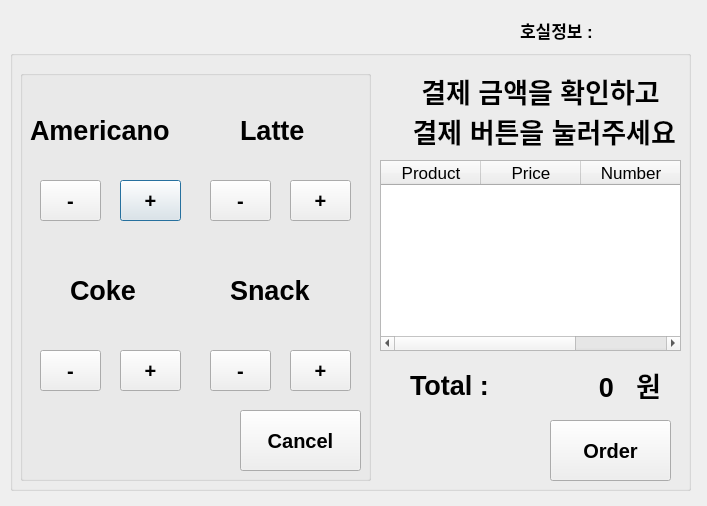
<?xml version="1.0" encoding="UTF-8"?>
<ui version="4.0">
 <class>Dialog</class>
 <widget class="QDialog" name="Dialog">
  <property name="geometry">
   <rect>
    <x>0</x>
    <y>0</y>
    <width>707</width>
    <height>506</height>
   </rect>
  </property>
  <property name="font">
   <font>
    <pointsize>13</pointsize>
   </font>
  </property>
  <property name="windowTitle">
   <string>Dialog</string>
  </property>
  <widget class="QGroupBox" name="orderGroup">
   <property name="geometry">
    <rect>
     <x>10</x>
     <y>50</y>
     <width>681</width>
     <height>441</height>
    </rect>
   </property>
   <property name="title">
    <string/>
   </property>
   <widget class="QLabel" name="totalPrice">
    <property name="geometry">
     <rect>
      <x>483</x>
      <y>312</y>
      <width>121</width>
      <height>50</height>
     </rect>
    </property>
    <property name="font">
     <font>
      <pointsize>20</pointsize>
      <weight>75</weight>
      <bold>true</bold>
     </font>
    </property>
    <property name="text">
     <string>0</string>
    </property>
    <property name="alignment">
     <set>Qt::AlignRight|Qt::AlignTrailing|Qt::AlignVCenter</set>
    </property>
   </widget>
   <widget class="QLabel" name="label_3">
    <property name="geometry">
     <rect>
      <x>400</x>
      <y>315</y>
      <width>91</width>
      <height>41</height>
     </rect>
    </property>
    <property name="font">
     <font>
      <pointsize>20</pointsize>
      <weight>75</weight>
      <bold>true</bold>
     </font>
    </property>
    <property name="text">
     <string>Total :</string>
    </property>
   </widget>
   <widget class="QLabel" name="wonLabel">
    <property name="geometry">
     <rect>
      <x>530</x>
      <y>310</y>
      <width>121</width>
      <height>50</height>
     </rect>
    </property>
    <property name="font">
     <font>
      <pointsize>20</pointsize>
      <weight>75</weight>
      <bold>true</bold>
     </font>
    </property>
    <property name="text">
     <string>원</string>
    </property>
    <property name="alignment">
     <set>Qt::AlignRight|Qt::AlignTrailing|Qt::AlignVCenter</set>
    </property>
   </widget>
   <widget class="QGroupBox" name="menuGroup">
    <property name="geometry">
     <rect>
      <x>10</x>
      <y>20</y>
      <width>351</width>
      <height>411</height>
     </rect>
    </property>
    <property name="title">
     <string/>
    </property>
    <widget class="QPushButton" name="addAmericanoBtn">
     <property name="geometry">
      <rect>
       <x>100</x>
       <y>110</y>
       <width>61</width>
       <height>41</height>
      </rect>
     </property>
     <property name="font">
      <font>
       <pointsize>15</pointsize>
       <weight>75</weight>
       <bold>true</bold>
      </font>
     </property>
     <property name="styleSheet">
      <string notr="true"/>
     </property>
     <property name="text">
      <string>+</string>
     </property>
     <property name="default">
      <bool>false</bool>
     </property>
    </widget>
    <widget class="QLabel" name="label_4">
     <property name="geometry">
      <rect>
       <x>10</x>
       <y>40</y>
       <width>171</width>
       <height>41</height>
      </rect>
     </property>
     <property name="font">
      <font>
       <pointsize>20</pointsize>
       <weight>75</weight>
       <bold>true</bold>
      </font>
     </property>
     <property name="text">
      <string>Americano</string>
     </property>
    </widget>
    <widget class="QPushButton" name="addCokeBtn">
     <property name="geometry">
      <rect>
       <x>100</x>
       <y>280</y>
       <width>61</width>
       <height>41</height>
      </rect>
     </property>
     <property name="font">
      <font>
       <pointsize>15</pointsize>
       <weight>75</weight>
       <bold>true</bold>
      </font>
     </property>
     <property name="styleSheet">
      <string notr="true"/>
     </property>
     <property name="text">
      <string>+</string>
     </property>
     <property name="default">
      <bool>false</bool>
     </property>
    </widget>
    <widget class="QPushButton" name="addSnackBtn">
     <property name="geometry">
      <rect>
       <x>270</x>
       <y>280</y>
       <width>61</width>
       <height>41</height>
      </rect>
     </property>
     <property name="font">
      <font>
       <pointsize>15</pointsize>
       <weight>75</weight>
       <bold>true</bold>
      </font>
     </property>
     <property name="styleSheet">
      <string notr="true"/>
     </property>
     <property name="text">
      <string>+</string>
     </property>
     <property name="default">
      <bool>false</bool>
     </property>
    </widget>
    <widget class="QPushButton" name="addLatteBtn">
     <property name="geometry">
      <rect>
       <x>270</x>
       <y>110</y>
       <width>61</width>
       <height>41</height>
      </rect>
     </property>
     <property name="font">
      <font>
       <pointsize>15</pointsize>
       <weight>75</weight>
       <bold>true</bold>
      </font>
     </property>
     <property name="styleSheet">
      <string notr="true"/>
     </property>
     <property name="text">
      <string>+</string>
     </property>
     <property name="default">
      <bool>false</bool>
     </property>
    </widget>
    <widget class="QPushButton" name="subAmericanoBtn">
     <property name="geometry">
      <rect>
       <x>20</x>
       <y>110</y>
       <width>61</width>
       <height>41</height>
      </rect>
     </property>
     <property name="font">
      <font>
       <pointsize>15</pointsize>
       <weight>75</weight>
       <bold>true</bold>
      </font>
     </property>
     <property name="styleSheet">
      <string notr="true"/>
     </property>
     <property name="text">
      <string>-</string>
     </property>
     <property name="autoDefault">
      <bool>true</bool>
     </property>
     <property name="default">
      <bool>false</bool>
     </property>
    </widget>
    <widget class="QPushButton" name="subCokeBtn">
     <property name="geometry">
      <rect>
       <x>20</x>
       <y>280</y>
       <width>61</width>
       <height>41</height>
      </rect>
     </property>
     <property name="font">
      <font>
       <pointsize>15</pointsize>
       <weight>75</weight>
       <bold>true</bold>
      </font>
     </property>
     <property name="styleSheet">
      <string notr="true"/>
     </property>
     <property name="text">
      <string>-</string>
     </property>
     <property name="default">
      <bool>false</bool>
     </property>
    </widget>
    <widget class="QPushButton" name="subSnackBtn">
     <property name="geometry">
      <rect>
       <x>190</x>
       <y>280</y>
       <width>61</width>
       <height>41</height>
      </rect>
     </property>
     <property name="font">
      <font>
       <pointsize>15</pointsize>
       <weight>75</weight>
       <bold>true</bold>
      </font>
     </property>
     <property name="styleSheet">
      <string notr="true"/>
     </property>
     <property name="text">
      <string>-</string>
     </property>
     <property name="default">
      <bool>false</bool>
     </property>
    </widget>
    <widget class="QPushButton" name="subLatteBtn">
     <property name="geometry">
      <rect>
       <x>190</x>
       <y>110</y>
       <width>61</width>
       <height>41</height>
      </rect>
     </property>
     <property name="font">
      <font>
       <pointsize>15</pointsize>
       <weight>75</weight>
       <bold>true</bold>
      </font>
     </property>
     <property name="styleSheet">
      <string notr="true"/>
     </property>
     <property name="text">
      <string>-</string>
     </property>
     <property name="default">
      <bool>false</bool>
     </property>
    </widget>
    <widget class="QLabel" name="label_5">
     <property name="geometry">
      <rect>
       <x>210</x>
       <y>200</y>
       <width>91</width>
       <height>41</height>
      </rect>
     </property>
     <property name="font">
      <font>
       <pointsize>20</pointsize>
       <weight>75</weight>
       <bold>true</bold>
      </font>
     </property>
     <property name="text">
      <string>Snack</string>
     </property>
    </widget>
    <widget class="QLabel" name="label_6">
     <property name="geometry">
      <rect>
       <x>50</x>
       <y>200</y>
       <width>91</width>
       <height>41</height>
      </rect>
     </property>
     <property name="font">
      <font>
       <pointsize>20</pointsize>
       <weight>75</weight>
       <bold>true</bold>
      </font>
     </property>
     <property name="text">
      <string>Coke</string>
     </property>
    </widget>
    <widget class="QLabel" name="label_7">
     <property name="geometry">
      <rect>
       <x>220</x>
       <y>40</y>
       <width>91</width>
       <height>41</height>
      </rect>
     </property>
     <property name="font">
      <font>
       <pointsize>20</pointsize>
       <weight>75</weight>
       <bold>true</bold>
      </font>
     </property>
     <property name="text">
      <string>Latte</string>
     </property>
    </widget>
    <widget class="QPushButton" name="cancelBtn">
     <property name="geometry">
      <rect>
       <x>220</x>
       <y>340</y>
       <width>121</width>
       <height>61</height>
      </rect>
     </property>
     <property name="font">
      <font>
       <pointsize>15</pointsize>
       <weight>75</weight>
       <bold>true</bold>
      </font>
     </property>
     <property name="styleSheet">
      <string notr="true"/>
     </property>
     <property name="text">
      <string>Cancel</string>
     </property>
     <property name="default">
      <bool>false</bool>
     </property>
    </widget>
   </widget>
   <widget class="QTableWidget" name="orderTable">
    <property name="geometry">
     <rect>
      <x>370</x>
      <y>110</y>
      <width>301</width>
      <height>191</height>
     </rect>
    </property>
    <column>
     <property name="text">
      <string>Product</string>
     </property>
    </column>
    <column>
     <property name="text">
      <string>Price</string>
     </property>
    </column>
    <column>
     <property name="text">
      <string>Number</string>
     </property>
    </column>
   </widget>
   <widget class="QPushButton" name="orderBtn">
    <property name="geometry">
     <rect>
      <x>540</x>
      <y>370</y>
      <width>121</width>
      <height>61</height>
     </rect>
    </property>
    <property name="font">
     <font>
      <pointsize>15</pointsize>
      <weight>75</weight>
      <bold>true</bold>
     </font>
    </property>
    <property name="styleSheet">
     <string notr="true"/>
    </property>
    <property name="text">
     <string>Order</string>
    </property>
    <property name="default">
     <bool>false</bool>
    </property>
   </widget>
   <widget class="QLabel" name="label_10">
    <property name="geometry">
     <rect>
      <x>390</x>
      <y>20</y>
      <width>281</width>
      <height>81</height>
     </rect>
    </property>
    <property name="font">
     <font>
      <pointsize>20</pointsize>
      <weight>75</weight>
      <bold>true</bold>
     </font>
    </property>
    <property name="text">
     <string>결제 금액을 확인하고
 결제 버튼을 눌러주세요</string>
    </property>
    <property name="alignment">
     <set>Qt::AlignCenter</set>
    </property>
   </widget>
  </widget>
  <widget class="QLabel" name="label_8">
   <property name="geometry">
    <rect>
     <x>520</x>
     <y>10</y>
     <width>81</width>
     <height>41</height>
    </rect>
   </property>
   <property name="font">
    <font>
     <pointsize>13</pointsize>
     <weight>75</weight>
     <bold>true</bold>
    </font>
   </property>
   <property name="text">
    <string>호실정보 : </string>
   </property>
  </widget>
  <widget class="QLabel" name="officeNumber">
   <property name="geometry">
    <rect>
     <x>600</x>
     <y>10</y>
     <width>81</width>
     <height>41</height>
    </rect>
   </property>
   <property name="font">
    <font>
     <pointsize>13</pointsize>
     <weight>75</weight>
     <bold>true</bold>
    </font>
   </property>
   <property name="text">
    <string/>
   </property>
  </widget>
 </widget>
 <resources/>
 <connections/>
</ui>
